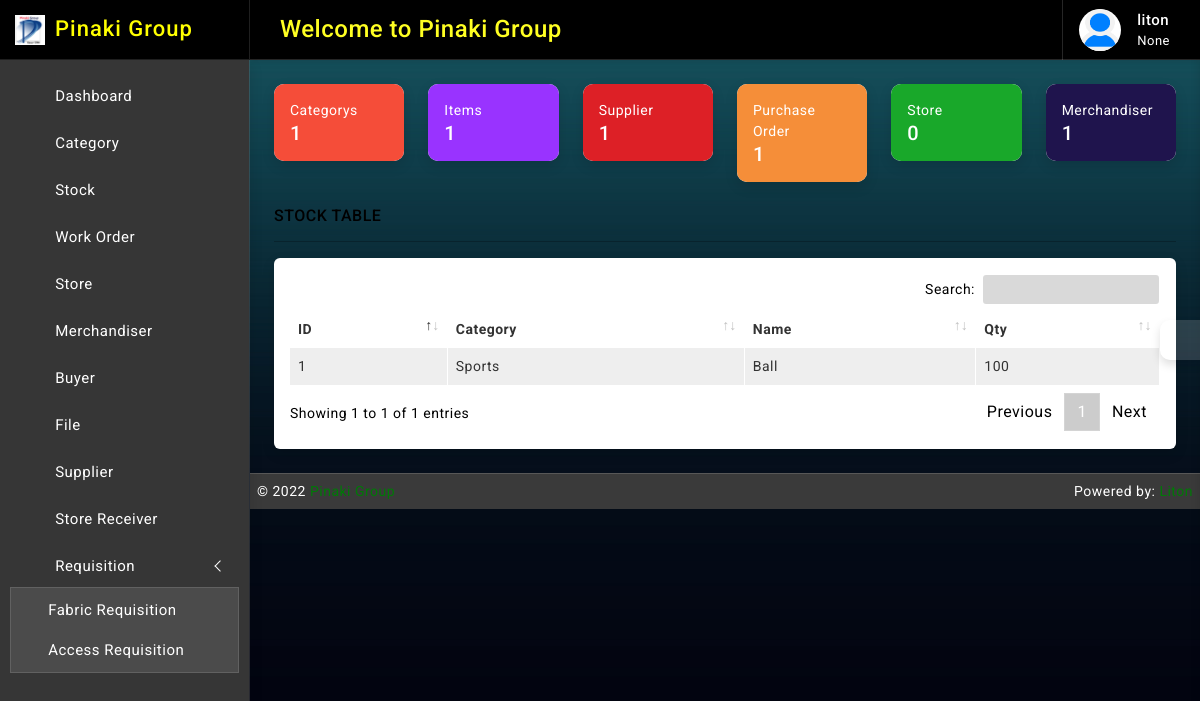
The app's page / (signed in), older data.
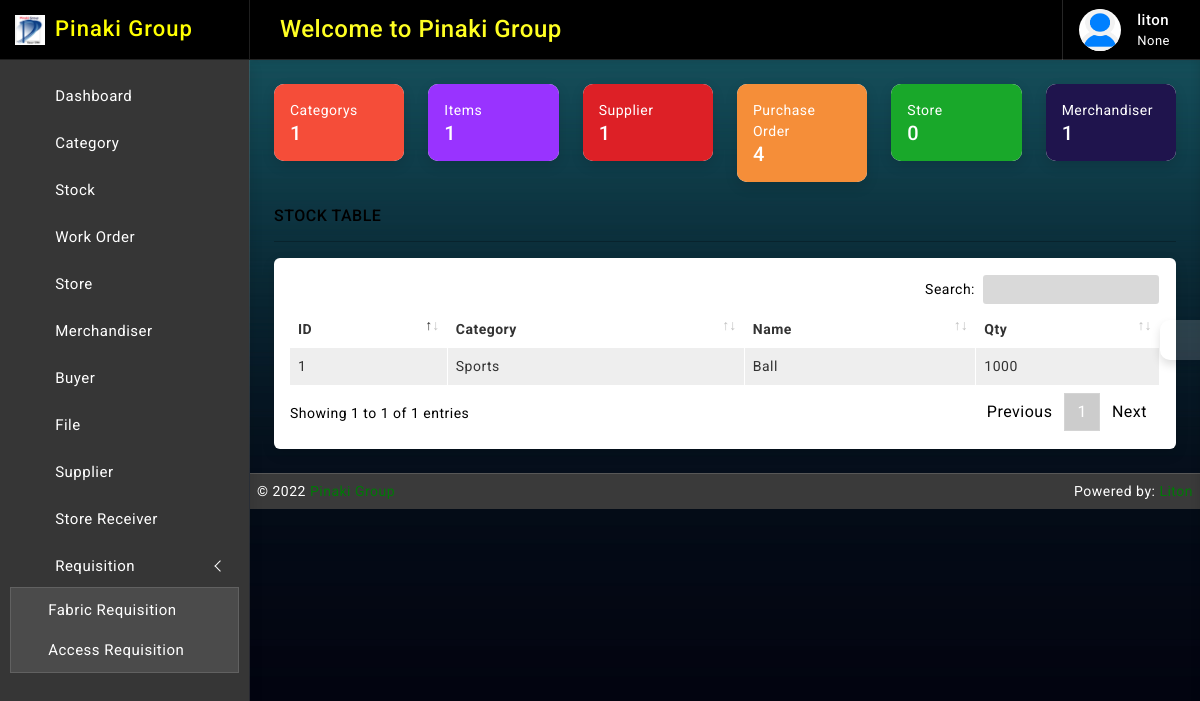
The same page, newer data.
### stock/models.py (models this page shows, shortened)
class Stock(models.Model):
    id = models.AutoField(primary_key=True)
    category = models.ForeignKey(Category, on_delete=models.CASCADE, blank=False)
    name = models.CharField(max_length=30, unique=True)
    quantity = models.IntegerField(default=1, null=True)
    UOM = (
        ('', 'Select'),
        ('kg', 'kg'),
        ('miter', 'miter'),
        ('yard', 'yard'),
        ('pcs', 'pcs'),
        ('pound', 'pound'),
        ('g', 'g'),
        ('gg', 'gg'),
        ('litre', 'litre'),
        ('dg', 'dg'),
        ('1000 pcs', '1000 pcs'),
    )
    uom = models.CharField(max_length=64, null=True, blank=False, choices=UOM)
    is_deleted = models.BooleanField(default=False)
    updated_at = models.DateTimeField(auto_now_add=False, auto_now=True)
    created_at = models.DateTimeField(auto_now_add=True, auto_now=False)

### category/models.py (models this page shows)
class Category(models.Model):
    name = models.CharField(max_length=64, null=True, unique=True, blank=True)
    updated_at = models.DateTimeField(auto_now_add=False, auto_now=True)
    created_at = models.DateTimeField(auto_now_add=True, auto_now=False)
    def __str__(self):
        return self.name

### accounts/decorators.py (the view)
        def wrapper_func(request, *args, **kwargs):
            group = None
            if request.user.groups.exists():
                group = request.user.groups.all()[0].name
            if group in allowed_roles:
                return view_func(request, *args, **kwargs)
            else:
                return render(request, 'accounts/index.html')

### templates/home.html (shortened to what the changed rows need)
{% extends 'base/base.html' %}
{% block body %}
{% load static %}
{% if user.is_authenticated and user.is_staff and user.is_superuser %}
		<div class="page-wrapper">
			<div class="page-content">
                    <div class="row row-cols-1 row-cols-lg-2 row-cols-xl-6">
                        <div class="col">
                            <div class="card radius-10 overflow-hidden">
                                <div style="background-color: #F54D39" class="card-body">
                                    <div class="d-flex align-items-center">
                                        <div>
                                            <p style="color: #FFFFFF" class="mb-0">Categorys</p>
                                            <h5 style="color: #FFFFFF" class="mb-0">{{name}}</h5>
                                        </div>
                                        <div class="ms-auto text-white">	<i class='bx bx-bulb font-30'></i>
                                        </div>
                                    </div>
                                </div>
                            </div>
                        </div>
                        <div class="col">
                            <div class="card radius-10 overflow-hidden">
                                <div style="background-color: #9933FF " class="card-body">
                                    <div class="d-flex align-items-center">
                                        <div>
                                            <p style="color: #FFFFFF" class="mb-0">Items</p>
                                            <h5 style="color: #FFFFFF" class="mb-0">{{billno}}</h5>
                                        </div>
                                        <div class="ms-auto text-white">	<i class='bx bx-bulb font-30'></i>
                                        </div>
                                    </div>
                                </div>
                            </div>
                        </div>
                        <div class="col">
                            <div class="card radius-10 overflow-hidden">
                                <div style="background-color: #DD2026" class="card-body">
                                    <div class="d-flex align-items-center">
                                        <div>
                                            <p style="color: #FFFFFF" class="mb-0">Supplier</p>
                                            <h5 style="color: #FFFFFF" class="mb-0">{{supplier_name}}</h5>
                                        </div>
                                        <div class="ms-auto text-white">	<i class='bx bx-bulb font-30'></i>
                                        </div>
                                    </div>
                                </div>
                            </div>
                        </div>
                        <div class="col">
                            <div class="card radius-10 overflow-hidden">
                                <div style="background-color: #F58E39 " class="card-body">
                                    <div class="d-flex align-items-center">
                                        <div>
                                            <p style="color: #FFFFFF" class="mb-0">Purchase Order</p>
                                            <h5 style="color: #FFFFFF" class="mb-0">{{work_order}}</h5>
                                        </div>
                                        <div class="ms-auto text-white">	<i class='bx bx-bulb font-30'></i>
                                        </div>
                                    </div>
                                </div>
                            </div>
                        </div>
                        <div class="col">
                            <div class="card radius-10 overflow-hidden">
                                <div style="background-color: #19A82A" class="card-body">
                                    <div class="d-flex align-items-center">
                                        <div>
                                            <p style="color: #FFFFFF" class="mb-0">Store</p>
                                            <h5 style="color: #FFFFFF" class="mb-0">{{lc}}</h5>
                                        </div>
                                        <div class="ms-auto text-white">	<i class='bx bx-bulb font-30'></i>
                                        </div>
                                    </div>
                                </div>
                            </div>
                        </div>
                        <div class="col">
                            <div class="card radius-10 overflow-hidden">
                                <div style="background-color: #1F144D" class="card-body">
                                    <div class="d-flex align-items-center">
                                        <div>
                                            <p style="color: #FFFFFF" class="mb-0">Merchandiser</p>
                                            <h5 style="color: #FFFFFF" class="mb-0">{{office_id}}</h5>
                                        </div>
                                        <div class="ms-auto text-white">	<i class='bx bx-bulb font-30'></i>
                                        </div>
                                    </div>
                                </div>
                            </div>
                        </div>
                    </div>
                    <h6 class="mb-0 text-uppercase">Stock Table</h6>
                    <hr/>
                    <div class="card">
                        <div class="card-body">
                            <div class="table-responsive">
                                <table id="example2" class="table table-striped table-bordered">
                                    <thead>
                                        <tr>
                                            <th>ID</th>
                                            <th>Category</th>
                                            <th>Name</th>
                                            <th>Qty</th>
                                        </tr>
                                    </thead>
                                    <tbody>
                                        {% for data in stocks %}
                                        <tr>
                                           <td>{{ data.id }}</td>
                                           <td>{{ data.category }}</td>
                                           <td>{{ data.name }}</td>
                                           <td>{{ data.quantity }}</td>
                                        </tr>
                                     {% endfor %}
                                    </tbody>
                                </table>
                            </div>
                        </div>
                    </div>
            </div>
        </div>
{% else %}
{% include 'store_index.html' %}
{% endif%}
{% endblock body %}

Row changes from the older to the newer data that the page shows:
changed Stock "Ball": quantity "100" → "1000"
Text that changed along with them:
{{ work_order }}: "1" → "4"
